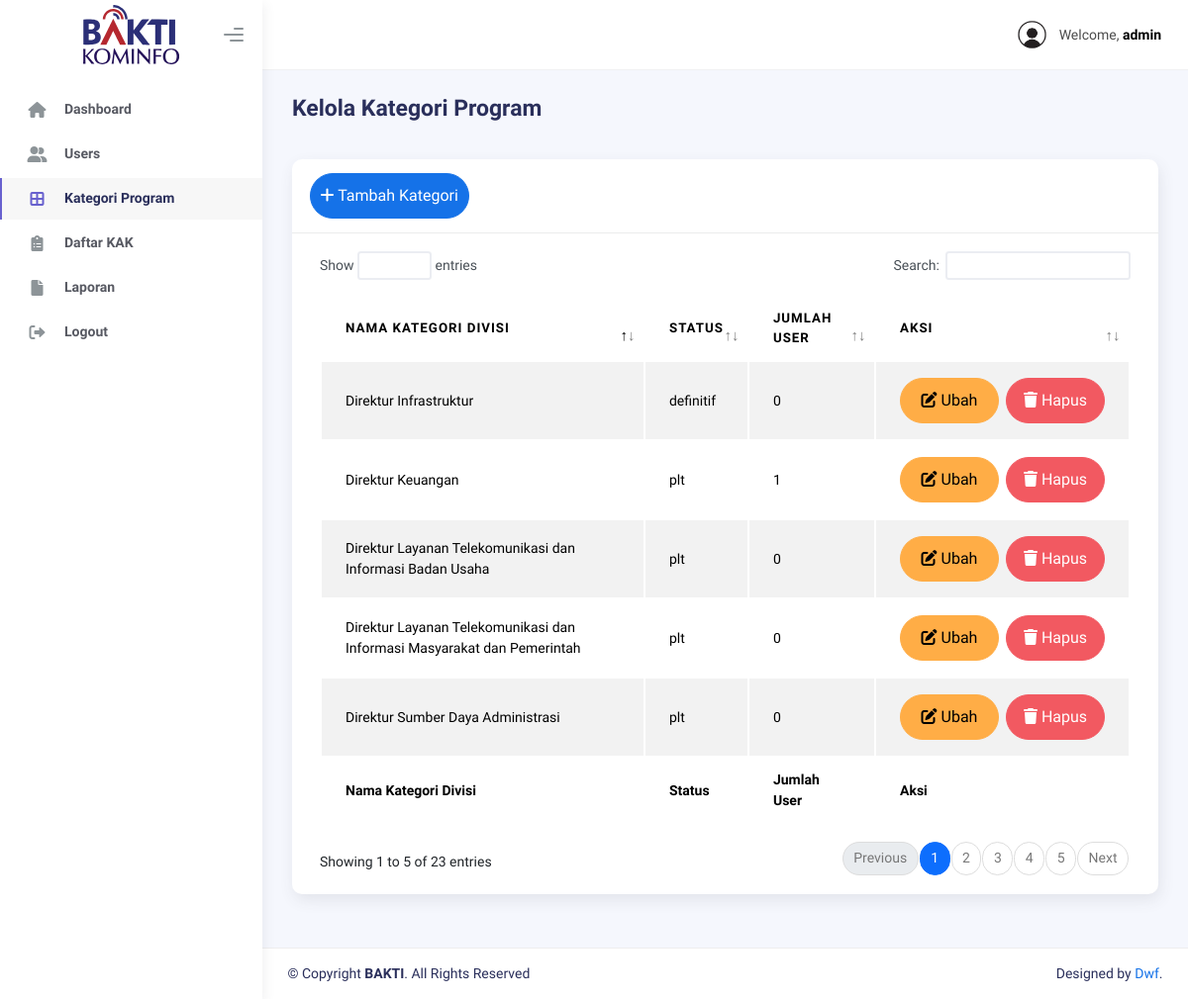
The page /views/admin/kategori.php (signed in) on the database its author committed.
### tables this page shows
CREATE TABLE `kategori_program` (
  `kategori_id` int(11) NOT NULL,
  `nama_divisi` char(100) NOT NULL,
  `status` enum('plt','definitif') NOT NULL
);

### controllers/UserController.php (called while the page is built, shortened)
<?php
$username = isset($_SESSION['username']) ? htmlspecialchars($_SESSION['username']) : 'Guest';

### views/admin/kategori.php (the view, shortened to what this page needs)
<?php
require '../../controllers/UserController.php';
require '../../models/CategoryModel.php';
?>
<!DOCTYPE html>
<html lang="en">
<head>
  <link rel="stylesheet" href="https://cdn.jsdelivr.net/npm/sweetalert2@11/dist/sweetalert2.min.css">
  <link rel="stylesheet" href="https://cdnjs.cloudflare.com/ajax/libs/font-awesome/6.0.0/css/all.min.css">
  <link rel="stylesheet" href="../../assets/css/bootstrap.min.css" />
  <link rel="stylesheet" href="../../assets/css/plugins.min.css" />
  <link rel="stylesheet" href="../../assets/css/kaiadmin.min.css" />
  <link rel="stylesheet" href="../../assets/css/demo.css" />
</head>
<body>
  <div class="wrapper">
    <div class="sidebar" data-background-color="light">
      <div class="sidebar-logo">
        <div class="logo-header" style="justify-content: center">
          <a href="index.html" class="logo">
            <img
              src="../../assets/img/kaiadmin/logo_bakti_light.svg"
              alt="navbar brand"
              class="navbar-brand"
              height="60" />
          </a>
          <div class="nav-toggle">
            <button class="btn btn-toggle toggle-sidebar">
              <i class="gg-menu-right"></i>
            </button>
          </div>
        </div>
      </div>
      <div class="sidebar-wrapper scrollbar scrollbar-inner">
        <div class="sidebar-content">
          <ul class="nav nav-secondary">
            <li class="nav-item">
              <a
                href="index.php">
                <i class="fas fa-home"></i>
                <p>Dashboard</p>
              </a>
            </li>
            <li class="nav-item">
              <a href="users.php">
                <i class="fas fa-user-group"></i>
                <p>Users</p>
              </a>
            </li>
            <li class="nav-item active">
              <a href="kategori.php">
                <i class="fas fa-border-all"></i>
                <p>Kategori Program</p>
              </a>
            </li>
            <li class="nav-item">
              <a href="daftar.php">
                <i class="fa-sharp fa-solid fa-clipboard-list"></i>
                <p>Daftar KAK</p>
              </a>
            </li>
            <li class="nav-item">
              <a href="laporan.php">
                <i class="fas fa-file"></i>
                <p>Laporan</p>
              </a>
            </li>
            <li class="nav-item">
              <a href="#" onclick="logoutConfirm(event)">
                <i class="fas fa-right-from-bracket"></i>
                <p>Logout</p>
              </a>
            </li>
          </ul>
        </div>
      </div>
    </div>
    <div class="main-panel">
      <div class="main-header">
        <nav
          class="navbar navbar-header navbar-header-transparent navbar-expand-lg border-bottom">
          <div class="container-fluid">
            <ul class="navbar-nav topbar-nav ms-md-auto align-items-center">
              <li class="nav-item topbar-user dropdown hidden-caret">
                <a
                  class="dropdown-toggle profile-pic"
                  data-bs-toggle="dropdown"
                  href="#"
                  aria-expanded="false">
                  <div class="avatar-sm">
                    <img
                      src="../../assets/img/user.png"
                      alt="..."
                      class="avatar-img rounded-circle" />
                  </div>
                  <span class="profile-username">
                    <span class="op-7">Welcome,</span>
                    <span class="fw-bold"><?= $username ?></span>
                  </span>
                </a>
              </li>
            </ul>
          </div>
        </nav>
      </div>
      <div class="container">
        <div class="page-inner">
          <div class="page-header">
            <h3 class="fw-bold mb-3">Kelola Kategori Program</h3>
          </div>
          <div class="row">
            <div class="col-md-12">
              <div class="card">
                <div class="card-header">
                  <div class="d-flex align-items-center">
                    <button
                      class="btn btn-primary btn-round me-4"
                      data-bs-toggle="modal"
                      data-bs-target="#addRowModal">
                      <i class="fa fa-plus"></i>
                      Tambah Kategori
                    </button>
                  </div>
                </div>
                <div class="card-body">
                  <?php
                  function fetchCategories($koneksi)
                  {
                    $sql = "SELECT kp.kategori_id, kp.nama_divisi, kp.status, COUNT(u.user_id) AS jumlah_user
            FROM kategori_program kp
            LEFT JOIN user u ON kp.kategori_id = u.kategori_id
            GROUP BY kp.kategori_id";
                    $result = $koneksi->query($sql);
                    if ($result->num_rows > 0) {
                      while ($row = $result->fetch_assoc()) {
                        echo "<tr>
                    <td>" . htmlspecialchars($row['nama_divisi']) . "</td>
                    <td>" . htmlspecialchars($row['status']) . "</td>
                    <td>" . htmlspecialchars($row['jumlah_user']) . "</td>
                    <td>
                        <div class='form-button-action'>
                            <button class='btn btn-warning me-2 btn-round' style='width: 100px;'
                                    data-bs-toggle='modal' data-bs-target='#editRowModal'
                                    onclick='populateEditModal(" . json_encode($row) . ")'>
                                <i class='fa fa-edit'></i> Ubah
                            </button>
                            <button class='btn btn-danger btn-round' style='width: 100px;'
                                    onclick='confirmDeleteKategori(" . $row['kategori_id'] . ")'>
                                <i class='fa fa-trash'></i> Hapus
                              </button>
                        </div>
                    </td>
                </tr>";
                      }
                    } else {
                      echo "<tr><td colspan='4'>No categories found</td></tr>";
                    }
                  }
                  ?>
                  <div class="table-responsive">
                    <table id="add-row" class="display table table-striped table-hover">
                      <thead>
                        <tr>
                          <th>Nama Kategori Divisi</th>
                          <th>Status</th>
                          <th>Jumlah User</th>
                          <th style="width: 10%">Aksi</th>
                        </tr>
                      </thead>
                      <tfoot>
                        <tr>
                          <th>Nama Kategori Divisi</th>
                          <th>Status</th>
                          <th>Jumlah User</th>
                          <th>Aksi</th>
                        </tr>
                      </tfoot>
                      <tbody>
                        <?php fetchCategories($koneksi); ?>
                      </tbody>
                    </table>
                  </div>
                </div>
              </div>
            </div>
          </div>
        </div>
      </div>
      <footer class="footer">
        <div class="container-fluid d-flex justify-content-between">
          <div class="copyright">
            © Copyright <strong>BAKTI</strong>. All Rights Reserved
          </div>
          <div>
            Designed by
            <a target="_blank" href="">Dwf</a>.
          </div>
        </div>
      </footer>
    </div>
  </div>
</body>
</html>

### views/admin/kategori.php (style rules this page uses)
.btn { padding: 10px; font-size: 16px; border-radius: 5px; display: inline-block; text-align: center; }

### rows shown on the page
kategori_program: nama_divisi "Direktur Sumber Daya Administrasi", status "plt", jumlah_user "0"
kategori_program: nama_divisi "Direktur Keuangan", status "plt", jumlah_user "1"
kategori_program: nama_divisi "Direktur Infrastruktur", status "definitif", jumlah_user "0"
kategori_program: nama_divisi "Direktur Layanan Telekomunikasi dan Informasi Masyarakat dan Pemerintah", status "plt", jumlah_user "0"
kategori_program: nama_divisi "Direktur Layanan Telekomunikasi dan Informasi Badan Usaha", status "plt", jumlah_user "0"

### other values the page prints
$username "admin"
